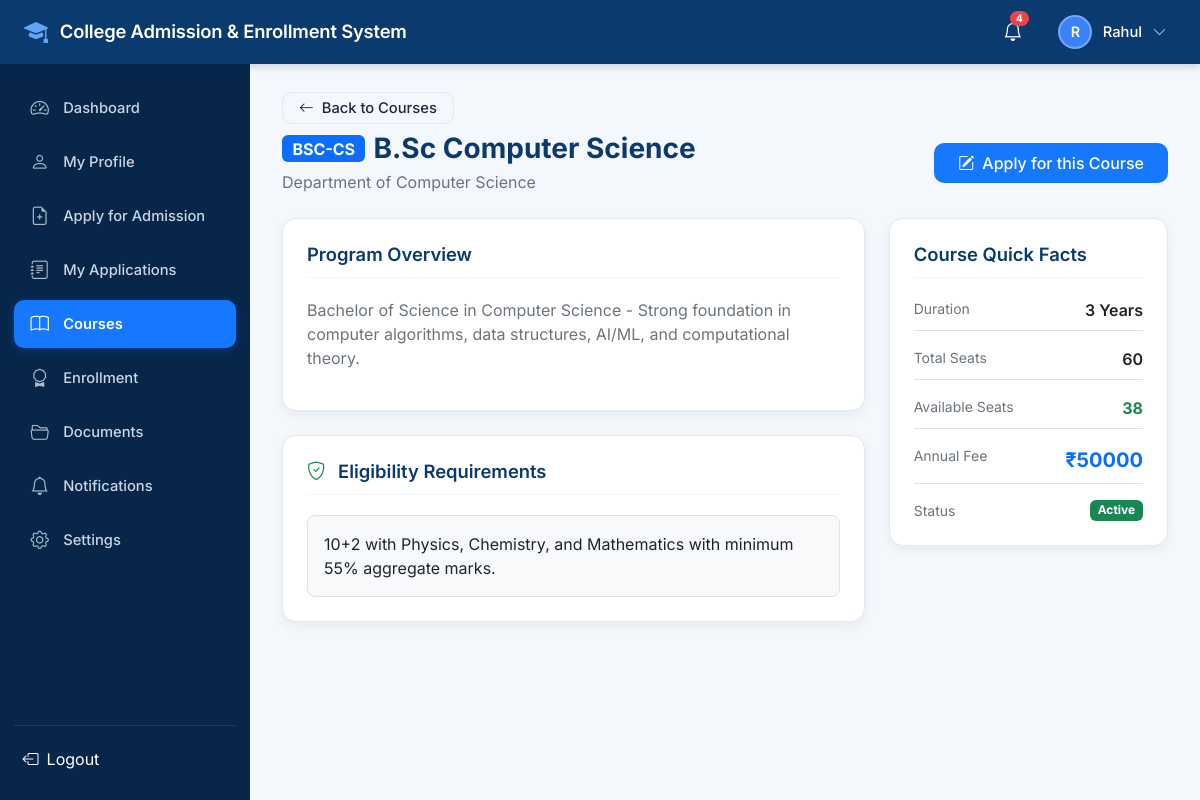
/courses/2/ (signed in), run on the app's committed database.
### accounts/models.py (models this page shows, shortened)
class User(AbstractUser):
    ROLE_CHOICES = (
        ('ADMIN', 'Admin'),
        ('STUDENT', 'Student'),
    )
    role = models.CharField(max_length=20, choices=ROLE_CHOICES, default='STUDENT')
    email = models.EmailField(unique=True)
    phone_number = models.CharField(max_length=20, blank=True, null=True)
    profile_picture = models.ImageField(upload_to='profiles/', blank=True, null=True)
    created_at = models.DateTimeField(auto_now_add=True)
    updated_at = models.DateTimeField(auto_now=True)
    USERNAME_FIELD = 'email'
    REQUIRED_FIELDS = ['username', 'first_name', 'last_name']
    @property
    def is_student(self):
        return self.role == 'STUDENT'
    @property
    def is_admin_user(self):
        return self.role == 'ADMIN' or self.is_staff or self.is_superuser
    @property
    def full_name(self):
        name = f"{self.first_name} {self.last_name}".strip()
        return name if name else self.username

### courses/models.py (models this page shows, shortened)
class Course(models.Model):
    STATUS_CHOICES = (
        ('Active', 'Active'),
        ('Inactive', 'Inactive'),
    )
    course_name = models.CharField(max_length=150)
    course_code = models.CharField(max_length=30, unique=True)
    department = models.CharField(max_length=100)
    description = models.TextField(blank=True)
    duration = models.CharField(max_length=50, default='3 Years')
    total_seats = models.PositiveIntegerField(default=60, validators=[MinValueValidator(1)])
    available_seats = models.PositiveIntegerField(default=60)
    eligibility = models.TextField(default='10+2 Higher Secondary Examination passed with minimum 50% aggregate marks.')
    fees = models.DecimalField(max_digits=10, decimal_places=2, default=45000.00)
    status = models.CharField(max_length=20, choices=STATUS_CHOICES, default='Active')
    created_at = models.DateTimeField(auto_now_add=True)
    updated_at = models.DateTimeField(auto_now=True)
    class Meta:
        ordering = ['course_name']
    @property
    def has_available_seats(self):
        return self.available_seats > 0 and self.status == 'Active'

### courses/views.py (the view)
# urls.py: path('<int:pk>/', views.course_detail, name='detail'),
def course_detail(request, pk):
    course = get_object_or_404(Course, pk=pk)
    return render(request, 'courses/course_detail.html', {'course': course})

### notifications/context_processors.py (called while the page is built)
def notification_context(request):
    if request.user.is_authenticated:
        unread_count = Notification.objects.filter(recipient=request.user, is_read=False).count()
        recent_notifications = Notification.objects.filter(recipient=request.user)[:5]
        return {
            'unread_notifications_count': unread_count,
            'recent_notifications': recent_notifications,
        }
    return {
        'unread_notifications_count': 0,
        'recent_notifications': [],
    }

### templates/courses/course_detail.html (shortened to what this page needs)
{% extends 'base.html' %}
{% load static %}
{% block content %}
<div class="mb-4">
  <a href="{% url 'courses:list' %}" class="btn btn-outline-custom py-1 px-3 small mb-2">
    <i class="bi bi-arrow-left"></i> Back to Courses
  </a>
  <div class="d-flex flex-wrap justify-content-between align-items-center gap-3">
    <div>
      <div class="d-flex align-items-center gap-2 mb-1">
        <span class="badge bg-primary fs-6">{{ course.course_code }}</span>
        <h3 class="fw-bold mb-0" style="color: #0B3A6E;">{{ course.course_name }}</h3>
      </div>
      <p class="text-secondary mb-0">Department of {{ course.department }}</p>
    </div>
    {% if user.is_authenticated and user.is_student %}
      <a href="{% url 'admissions:apply' %}" class="btn btn-primary-custom px-4 py-2 fs-6 {% if not course.has_available_seats %}disabled{% endif %}">
        <i class="bi bi-pencil-square"></i> Apply for this Course
      </a>
    {% else %}
      <a href="{% url 'accounts:register' %}" class="btn btn-primary-custom px-4 py-2 fs-6">
        <i class="bi bi-pencil-square"></i> Register & Apply
      </a>
    {% endif %}
  </div>
</div>
<div class="row g-4">
  <div class="col-lg-8">
    <div class="card-custom mb-4">
      <div class="card-custom-header">
        <h5 class="card-title-custom">Program Overview</h5>
      </div>
      <p class="text-secondary">{{ course.description }}</p>
    </div>
    <div class="card-custom mb-4">
      <div class="card-custom-header">
        <h5 class="card-title-custom"><i class="bi bi-shield-check text-success me-2"></i> Eligibility Requirements</h5>
      </div>
      <div class="p-3 bg-light rounded-3 border">
        <p class="mb-0 text-dark">{{ course.eligibility }}</p>
      </div>
    </div>
  </div>
  <div class="col-lg-4">
    <div class="card-custom mb-4">
      <div class="card-custom-header">
        <h5 class="card-title-custom">Course Quick Facts</h5>
      </div>
      <div class="d-flex flex-column gap-3">
        <div class="d-flex justify-content-between border-bottom pb-2">
          <span class="text-secondary small">Duration</span>
          <span class="fw-semibold text-dark">{{ course.duration }}</span>
        </div>
        <div class="d-flex justify-content-between border-bottom pb-2">
          <span class="text-secondary small">Total Seats</span>
          <span class="fw-semibold text-dark">{{ course.total_seats }}</span>
        </div>
        <div class="d-flex justify-content-between border-bottom pb-2">
          <span class="text-secondary small">Available Seats</span>
          <span class="fw-bold text-success">{{ course.available_seats }}</span>
        </div>
        <div class="d-flex justify-content-between border-bottom pb-2">
          <span class="text-secondary small">Annual Fee</span>
          <span class="fw-bold text-primary fs-5">₹{{ course.fees|floatformat:0 }}</span>
        </div>
        <div class="d-flex justify-content-between">
          <span class="text-secondary small">Status</span>
          <span class="badge {% if course.status == 'Active' %}bg-success{% else %}bg-secondary{% endif %}">{{ course.status }}</span>
        </div>
      </div>
    </div>
  </div>
</div>
{% endblock %}

### templates/base.html (shortened to what this page needs)
{% load static %}
<!DOCTYPE html>
<html lang="en">
<head>
  <link href="https://cdn.jsdelivr.net/npm/bootstrap@5.3.3/dist/css/bootstrap.min.css" rel="stylesheet">
  <link rel="stylesheet" href="https://cdn.jsdelivr.net/npm/bootstrap-icons@1.11.3/font/bootstrap-icons.min.css">
  <link rel="stylesheet" href="{% static 'css/style.css' %}">
</head>
<body>
  <header class="portal-header">
    <div class="d-flex align-items-center gap-3">
      <a href="{% if user.is_authenticated %}{% if user.is_admin_user %}{% url 'accounts:admin_dashboard' %}{% else %}{% url 'students:dashboard' %}{% endif %}{% else %}{% url 'accounts:home' %}{% endif %}" class="portal-brand text-decoration-none">
        <i class="bi bi-mortarboard-fill"></i>
        <span>College Admission & Enrollment System</span>
      </a>
    </div>
    <div class="portal-header-right">
      {% if user.is_authenticated %}
        <div class="dropdown">
          <button class="notification-bell-btn" id="notifDropdown" data-bs-toggle="dropdown" aria-expanded="false" title="Notifications">
            <i class="bi bi-bell"></i>
            {% if unread_notifications_count > 0 %}
              <span class="notification-badge">{{ unread_notifications_count }}</span>
            {% endif %}
          </button>
        </div>
        <div class="dropdown">
          <button class="header-user-btn" id="userMenuDropdown" data-bs-toggle="dropdown" aria-expanded="false">
            <div class="header-avatar">
              {% if user.profile_picture %}
                <img src="{{ user.profile_picture.url }}" alt="{{ user.full_name }}" class="w-100 h-100 rounded-circle">
              {% else %}
                {{ user.first_name|first|default:user.username|first|upper }}
              {% endif %}
            </div>
            <span class="header-user-name d-none d-sm-inline">{{ user.full_name|default:user.username }}</span>
            <i class="bi bi-chevron-down small opacity-75"></i>
          </button>
        </div>
      {% endif %}
    </div>
  </header>
  {% if user.is_authenticated %}
    <div class="portal-layout">
      <aside class="portal-sidebar">
        <ul class="sidebar-menu">
          {% if user.is_student %}
            <li class="sidebar-item {% if request.resolver_match.view_name == 'students:dashboard' %}active{% endif %}">
              <a href="{% url 'students:dashboard' %}"><i class="bi bi-speedometer2"></i> Dashboard</a>
            </li>
            <li class="sidebar-item {% if request.resolver_match.view_name == 'students:profile' %}active{% endif %}">
              <a href="{% url 'students:profile' %}"><i class="bi bi-person"></i> My Profile</a>
            </li>
            <li class="sidebar-item {% if request.resolver_match.view_name == 'admissions:apply' %}active{% endif %}">
              <a href="{% url 'admissions:apply' %}"><i class="bi bi-file-earmark-plus"></i> Apply for Admission</a>
            </li>
            <li class="sidebar-item {% if 'my_applications' in request.resolver_match.view_name or 'application_detail' in request.resolver_match.view_name %}active{% endif %}">
              <a href="{% url 'admissions:my_applications' %}"><i class="bi bi-journal-text"></i> My Applications</a>
            </li>
            <li class="sidebar-item {% if 'courses' in request.resolver_match.app_name and not user.is_admin_user %}active{% endif %}">
              <a href="{% url 'courses:list' %}"><i class="bi bi-book"></i> Courses</a>
            </li>
            <li class="sidebar-item {% if 'enrollments' in request.resolver_match.app_name %}active{% endif %}">
              <a href="{% url 'enrollments:my_enrollments' %}"><i class="bi bi-award"></i> Enrollment</a>
            </li>
            <li class="sidebar-item {% if 'documents' in request.resolver_match.app_name %}active{% endif %}">
              <a href="{% url 'documents:list' %}"><i class="bi bi-folder2-open"></i> Documents</a>
            </li>
            <li class="sidebar-item {% if 'notifications' in request.resolver_match.app_name %}active{% endif %}">
              <a href="{% url 'notifications:list' %}"><i class="bi bi-bell"></i> Notifications</a>
            </li>
            <li class="sidebar-item {% if request.resolver_match.view_name == 'accounts:settings' %}active{% endif %}">
              <a href="{% url 'accounts:settings' %}"><i class="bi bi-gear"></i> Settings</a>
            </li>
          {% endif %}
        </ul>
        <div class="sidebar-footer">
          <form action="{% url 'accounts:logout' %}" method="post">
            <button type="submit" class="btn btn-link text-white text-decoration-none w-100 text-start p-2 d-flex align-items-center gap-2 rounded hover-bg">
              <i class="bi bi-box-arrow-left"></i> Logout
            </button>
          </form>
        </div>
      </aside>
      <main class="portal-content">
        {% block content %}{% endblock %}
      </main>
    </div>
  {% else %}
    <main class="flex-grow-1">
      {% block public_content %}{% endblock %}
    </main>
  {% endif %}
</body>
</html>

### data on the page
User: first_name|first "R", full_name "Rahul"
Course: course_code "BSC-CS", course_name "B.Sc Computer Science", department "Computer Science", description "Bachelor of Science in Computer Science - Strong foundation in computer algorithms, data structures, AI/ML, and computational theory.", eligibility "10+2 with Physics, Chemistry, and Mathematics with minimum 55% aggregate marks.", duration "3 Years", total_seats "60", available_seats "38", fees "50000", status "Active"

### other printed values
{{ unread_notifications_count }} "4"
